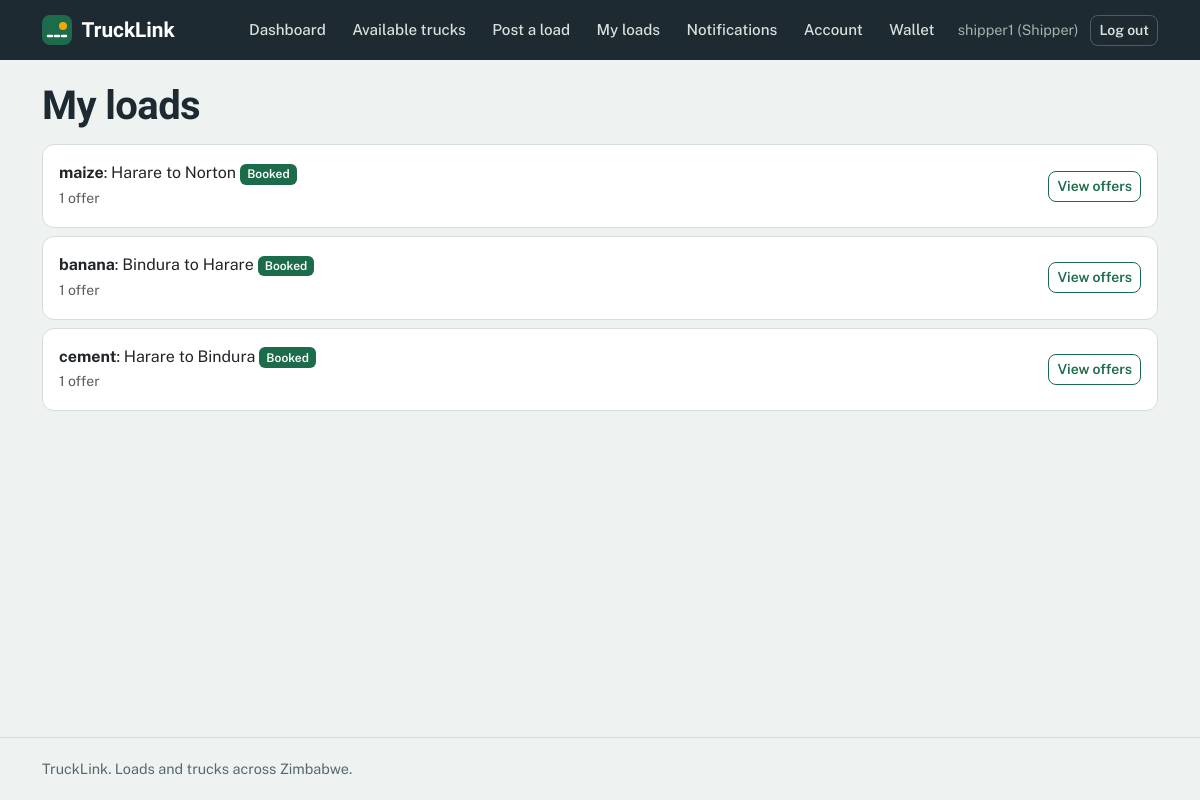
The page /loads/mine/ (signed in) on the database as committed earlier.
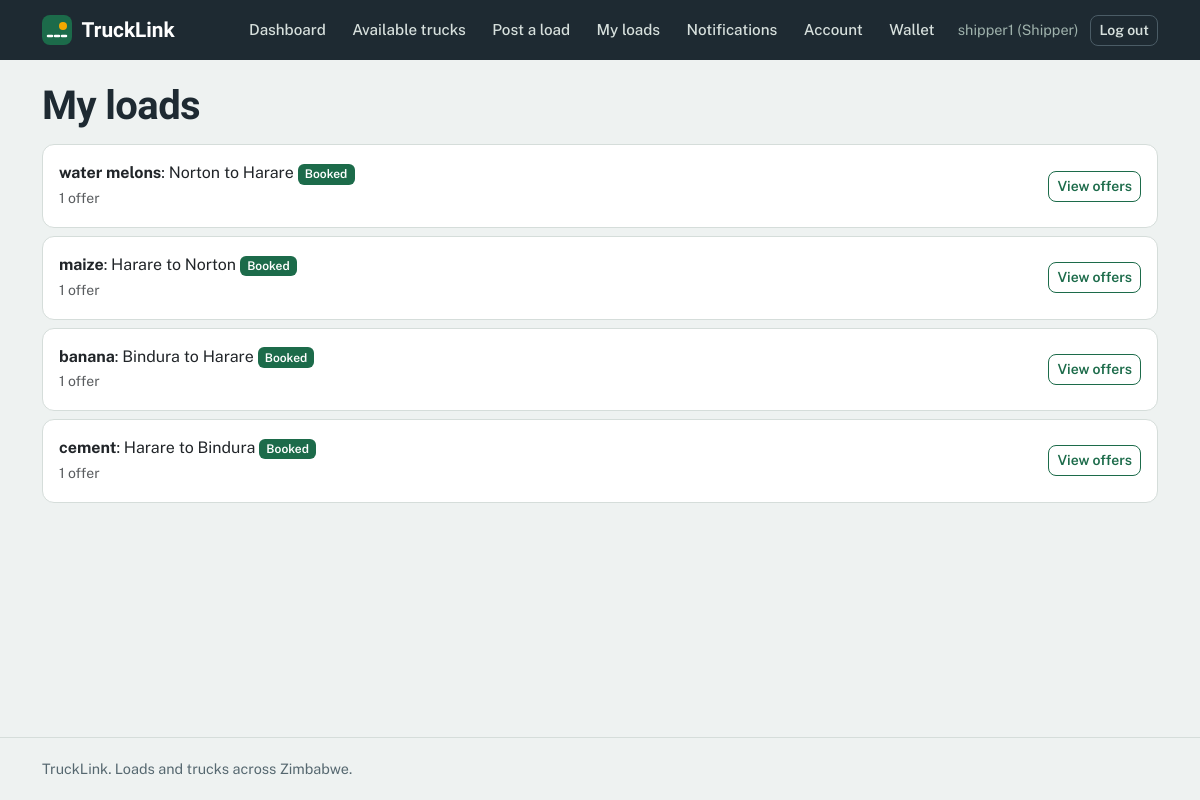
The same page on the database as committed later.
### loads/models.py (models this page shows, shortened)
class Load(models.Model):
    STATUS_CHOICES = [
        ('open', 'Open'),
        ('booked', 'Booked'),
        ('delivered', 'Delivered'),
        ('expired', 'Expired'),
    ]
    CARGO_CHOICES = [
        ('general', 'General cargo'),
        ('bulk', 'Bulk'),
        ('perishable', 'Perishable'),
        ('fragile', 'Fragile'),
        ('hazardous', 'Hazardous'),
        ('livestock', 'Livestock'),
    ]
    URGENCY_CHOICES = [
        ('standard', 'Standard (1 to 3 days)'),
        ('urgent', 'Urgent (same day)'),
        ('scheduled', 'Scheduled (fixed date)'),
    ]
    TRUCK_NEEDED_CHOICES = [('any', 'Any truck')] + Truck.TYPE_CHOICES
    shipper = models.ForeignKey(settings.AUTH_USER_MODEL, on_delete=models.CASCADE,
                                related_name='loads', null=True, blank=True)
    title = models.CharField(max_length=100)
    pickup = models.CharField(max_length=100)
    destination = models.CharField(max_length=100)
    cargo_type = models.CharField(max_length=20, choices=CARGO_CHOICES, default='general')
    weight_tonnes = models.DecimalField(max_digits=6, decimal_places=2)
    truck_type_needed = models.CharField(max_length=20, choices=TRUCK_NEEDED_CHOICES, default='any')
    offered_price = models.DecimalField(max_digits=10, decimal_places=2)
    urgency = models.CharField(max_length=20, choices=URGENCY_CHOICES, default='standard')
    pickup_date = models.DateField(null=True, blank=True)
    description = models.TextField(blank=True, default='')
    insured = models.BooleanField(default=False)
    insurance_provider = models.CharField(max_length=100, blank=True, default='')
    coverage_amount = models.DecimalField(max_digits=12, decimal_places=2, null=True, blank=True)
    status = models.CharField(max_length=20, choices=STATUS_CHOICES, default='open')
    created_at = models.DateTimeField(auto_now_add=True)

### loads/views.py (the view)
# urls.py: path('mine/', views.my_loads, name='my_loads'),
@login_required
def my_loads(request):
    if _role(request.user) != 'shipper':
        return redirect('home')
    run_housekeeping()
    loads = Load.objects.filter(shipper=request.user).order_by('-created_at')
    return render(request, 'loads/my_loads.html', {'loads': loads})

### accounts/templatetags/notify_tags.py (called while the page is built)
@register.simple_tag
def unread_count(user):
    if not user.is_authenticated:
        return 0
    return user.notifications.filter(is_read=False).count()

### loads/services.py (called while the page is built, shortened)
def deadline_hours():
    return getattr(settings, 'PAYMENT_DEADLINE_HOURS', 24)

def expire_loads():
    stale = Load.objects.filter(status='open', pickup_date__lt=timezone.localdate())

def release_unpaid_bookings():
    cutoff = timezone.now() - timedelta(hours=deadline_hours())
    late = (Offer.objects
            .filter(status='accepted', accepted_at__lt=cutoff, load__status='booked')
            .select_related('load', 'load__shipper', 'transporter'))

def run_housekeeping():
    expire_loads()
    release_unpaid_bookings()

### loads/views.py (called while the page is built)
def _role(user):
    profile = getattr(user, 'profile', None)
    return profile.role if profile else None

### loads/templates/loads/my_loads.html (shortened to what this page needs)
{% extends 'base.html' %}
{% block content %}
<h1 class="mb-3">My loads</h1>
{% for load in loads %}
<div class="card mb-2">
  <div class="card-body d-flex justify-content-between align-items-center flex-wrap gap-2">
    <div>
      <strong>{{ load.title }}</strong>: {{ load.pickup }} to {{ load.destination }}
      <span class="badge bg-success">{{ load.get_status_display }}</span><br>
      <span class="small text-muted">{{ load.offers.count }} offer{{ load.offers.count|pluralize }}</span>
    </div>
    <a href="{% url 'load_detail' load.pk %}" class="btn btn-sm btn-outline-primary">View offers</a>
  </div>
</div>
{% empty %}
<p>You have not posted any loads yet.</p>
{% endfor %}
{% endblock %}

Rows that differ between the two databases and show on the page:
added Load: title "water melons", pickup "Norton", destination "Harare", status "Booked", offers.count "1"
